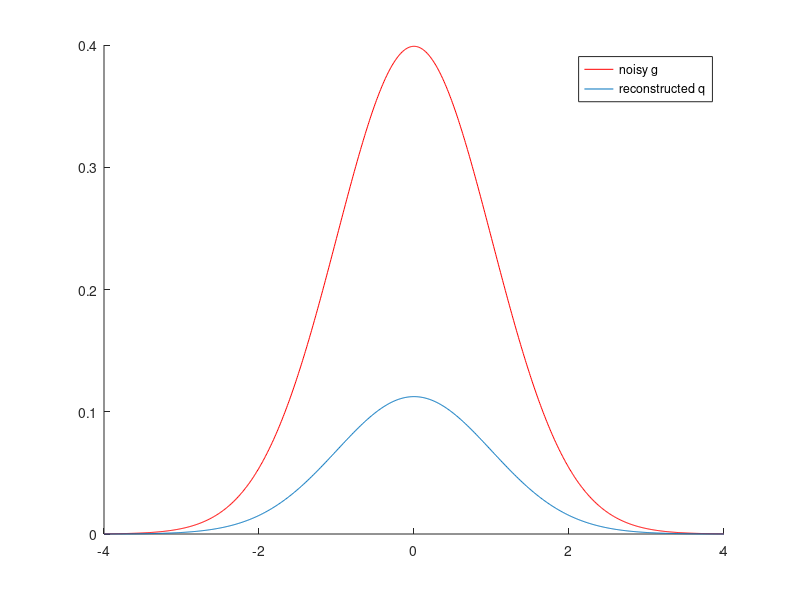
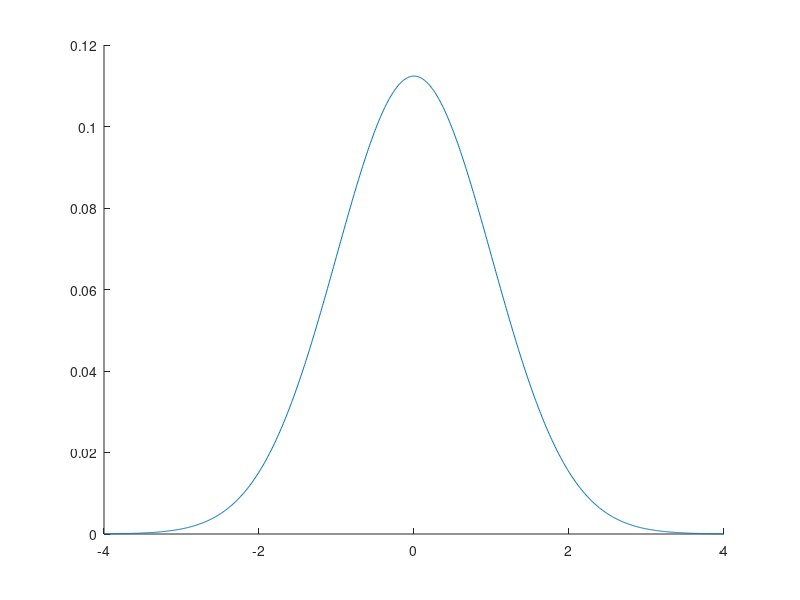

Here is the MATLAB script that generated these plots, in order:
% Perofrm de-convolution of functions using the Discrete-Fourier-Transform
sigma = 0.0010;  g_sigma = sqrt(1+sigma^2); num_points = 900;
% n=[ones(1,1009)];
% x = rand(1,100000);
% z = sigma .* randn(1,100000);
% y=x+z;  % Noisy observation
% [g, bins] = hist(y, 100); g = g ./ 2000;
t=linspace(-4,4,num_points); t2 = linspace(-1,1,1000); bin_size = t(2)-t(1);

correct_q=exp(-t.^2/2) ./ sqrt(2*pi); 
n=exp(-t.^2/(2.*sigma.^2)) ./ sqrt(2*pi*sigma); 
%n =ones(1,num_points) ./ 8;
g=exp(-t.^2/(2.*g_sigma.^2)) ./ sqrt(2*pi*g_sigma); 

N = fftshift(fft(n,1028));
G = fftshift(fft(g,1028));

% remove zeros 
N1 = N(2:end);
G1 = G(2:end);
Q1=[0 G1./(N1+eps)];
Q=G./(N+eps);

q=ifft(fftshift(Q1));
%figure; plot(q)

% New : Try to solve linear equations : 
b = g';
A = zeros(num_points);
for i=1:num_points
    A(i,:) = exp( -(t(i)-t).^2./(2.*sigma.^2) );
end
A = A ./ (sqrt(2*pi)*sigma);

qq = linsolve(A,b) ./ bin_size;

figure; hold on; plot(t, g, 'r');  plot(t, qq);  legend('noisy g', 'reconstructed q');
figure; hold on;  plot(t, qq); % legend('noisy g', 'reconstructed q');